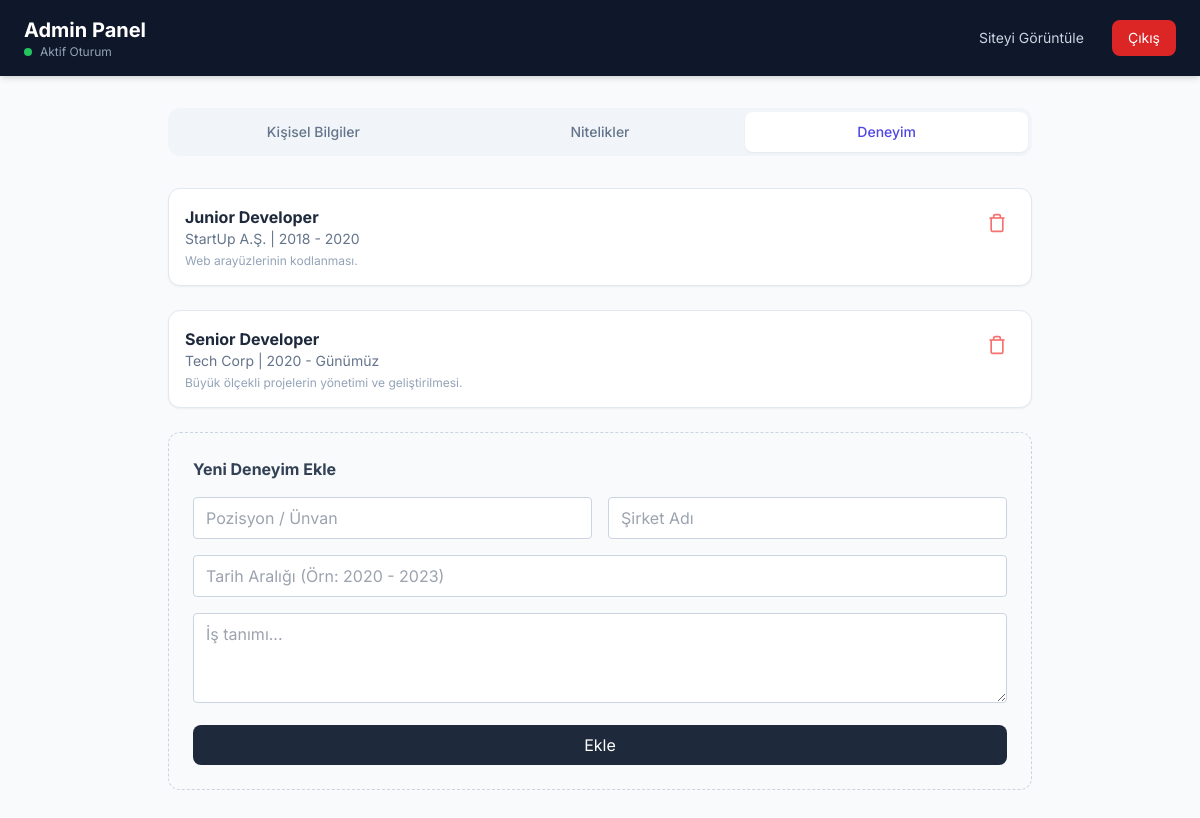
/Yuklenecekler/admin.php?tab=deneyimler (signed in), run on the app's committed database.
### tables this page shows
CREATE TABLE IF NOT EXISTS deneyimler (
    id INT AUTO_INCREMENT PRIMARY KEY,
    pozisyon VARCHAR(100),
    sirket VARCHAR(100),
    tarih VARCHAR(50),
    aciklama TEXT
);

### Yuklenecekler/admin.php (the view, shortened to what this page needs)
<?php
require_once 'db.php';
?>
<?php
$deneyimler = $db->query("SELECT * FROM deneyimler ORDER BY id DESC")->fetchAll();
$aktifTab = isset($_GET['tab']) ? $_GET['tab'] : 'kisisel';
?>
<!DOCTYPE html>
<html lang="tr">
<head>
    <script src="https://cdn.tailwindcss.com"></script>
</head>
<body class="pb-20">
    <div class="sticky top-0 z-50 bg-slate-900 text-white px-6 py-4 shadow-md flex justify-between items-center">
        <div>
            <h2 class="text-xl font-bold">Admin Panel</h2>
            <div class="flex items-center gap-2">
                <span class="w-2 h-2 rounded-full bg-green-500"></span>
                <p class="text-slate-400 text-xs">Aktif Oturum</p>
            </div>
        </div>
        <div class="flex gap-3">
            <a href="index.php" class="px-4 py-2 rounded-lg text-sm text-slate-300 hover:bg-slate-800 transition-colors" target="_blank">Siteyi Görüntüle</a>
            <a href="?cikis=1" class="px-4 py-2 rounded-lg text-sm bg-red-600 text-white hover:bg-red-700 transition-colors">Çıkış</a>
        </div>
    </div>
    <div class="max-w-4xl mx-auto mt-8 px-4">
        <div class="flex space-x-1 bg-slate-100 p-1 rounded-xl mb-8">
            <a href="?tab=kisisel" class="flex-1 py-2.5 text-center text-sm font-medium rounded-lg transition-all <?php echo $aktifTab == 'kisisel' ? 'bg-white text-indigo-600 shadow-sm' : 'text-slate-500 hover:text-slate-700'; ?>">Kişisel Bilgiler</a>
            <a href="?tab=yetenekler" class="flex-1 py-2.5 text-center text-sm font-medium rounded-lg transition-all <?php echo $aktifTab == 'yetenekler' ? 'bg-white text-indigo-600 shadow-sm' : 'text-slate-500 hover:text-slate-700'; ?>">Nitelikler</a>
            <a href="?tab=deneyimler" class="flex-1 py-2.5 text-center text-sm font-medium rounded-lg transition-all <?php echo $aktifTab == 'deneyimler' ? 'bg-white text-indigo-600 shadow-sm' : 'text-slate-500 hover:text-slate-700'; ?>">Deneyim</a>
        </div>
        <?php if($aktifTab == 'deneyimler'): ?>
        <div class="space-y-6">
            <?php foreach($deneyimler as $exp): ?>
            <div class="bg-white p-4 rounded-xl border border-slate-200 flex justify-between items-start shadow-sm">
                <div>
                    <h4 class="font-bold text-slate-800"><?php echo htmlspecialchars($exp['pozisyon']); ?></h4>
                    <div class="text-sm text-slate-500 mb-1"><?php echo htmlspecialchars($exp['sirket']); ?> | <?php echo htmlspecialchars($exp['tarih']); ?></div>
                    <p class="text-xs text-slate-400"><?php echo htmlspecialchars($exp['aciklama']); ?></p>
                </div>
                <a href="?sil_deneyim=<?php echo $exp['id']; ?>" onclick="return confirm('Bu deneyimi silmek istediğinize emin misiniz?')" class="text-red-400 hover:text-red-600 p-2">
                    <svg width="20" height="20" viewBox="0 0 24 24" fill="none" stroke="currentColor" stroke-width="2"><polyline points="3 6 5 6 21 6"></polyline><path d="M19 6v14a2 2 0 0 1-2 2H7a2 2 0 0 1-2-2V6m3 0V4a2 2 0 0 1 2-2h4a2 2 0 0 1 2 2v2"></path></svg>
                </a>
            </div>
            <?php endforeach; ?>
            <form method="POST" class="bg-slate-50 p-6 rounded-xl border border-dashed border-slate-300">
                <h3 class="font-bold text-slate-700 mb-4">Yeni Deneyim Ekle</h3>
                <div class="grid md:grid-cols-2 gap-4 mb-4">
                    <input type="text" name="pozisyon" placeholder="Pozisyon / Ünvan" required class="w-full px-3 py-2 rounded border border-slate-300 focus:border-indigo-500 focus:outline-none">
                    <input type="text" name="sirket" placeholder="Şirket Adı" required class="w-full px-3 py-2 rounded border border-slate-300 focus:border-indigo-500 focus:outline-none">
                    <div class="md:col-span-2">
                        <input type="text" name="tarih" placeholder="Tarih Aralığı (Örn: 2020 - 2023)" required class="w-full px-3 py-2 rounded border border-slate-300 focus:border-indigo-500 focus:outline-none">
                    </div>
                </div>
                <textarea name="aciklama" rows="3" placeholder="İş tanımı..." required class="w-full px-3 py-2 rounded border border-slate-300 mb-4 focus:border-indigo-500 focus:outline-none"></textarea>
                <button type="submit" name="ekle_deneyim" class="w-full bg-slate-800 text-white py-2 rounded-lg hover:bg-slate-700">Ekle</button>
            </form>
        </div>
        <?php endif; ?>
    </div>
</body>
</html>

### Yuklenecekler/admin.php (style rules this page uses)
body { font-family: 'Inter', sans-serif; background-color: #f8fafc; }

### data on the page
deneyimler: pozisyon "Junior Developer", sirket "StartUp A.Ş.", tarih "2018 - 2020", aciklama "Web arayüzlerinin kodlanması."
deneyimler: pozisyon "Senior Developer", sirket "Tech Corp", tarih "2020 - Günümüz", aciklama "Büyük ölçekli projelerin yönetimi ve geliştirilmesi."
